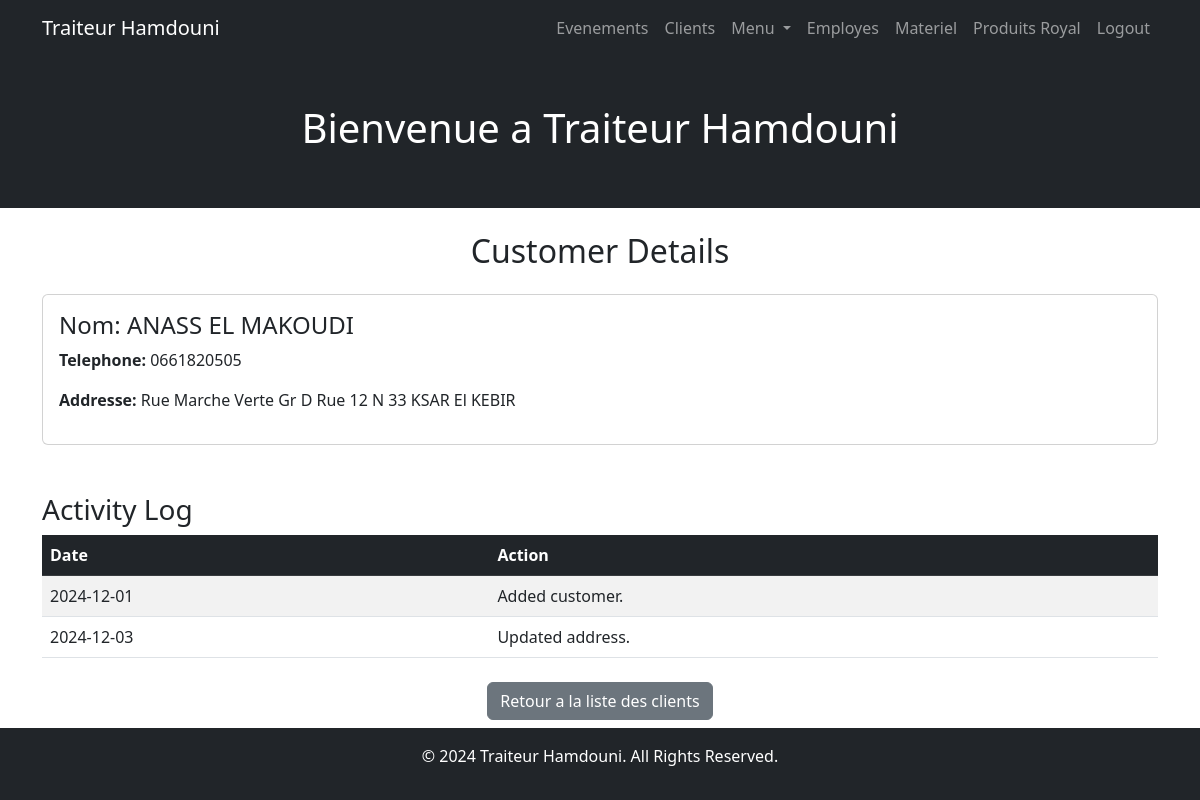
Page /client/customer-detail/1/ (signed in) on the committed database.
### client/models.py (models this page shows, shortened)
class Customer(models.Model):
    full_name = models.CharField(max_length=255, verbose_name="Full Name")
    phone_number = models.CharField(max_length=15, verbose_name="Phone Number")
    address = models.TextField(verbose_name="Address")

### client/views.py (the view)
# urls.py: path('customer-detail/<int:pk>/', customer_detail, name='customer_detail'),
def customer_detail(request, pk):
    customer = get_object_or_404(Customer, pk=pk)
    activity_logs = [
        {"date": "2024-12-01", "action": "Added customer."},
        {"date": "2024-12-03", "action": "Updated address."},
    ]  # Example logs for demonstration
    return render(request, 'client/customer_detail.html', {
        'customer': customer,
        'activity_logs': activity_logs,
    })

### client/templates/client/customer_detail.html (shortened to what this page needs)
{% extends 'base.html' %}
{% block content %}
<h2 class="text-center">Customer Details</h2>
<div class="card mt-4">
    <div class="card-body">
        <h4>Nom: {{ customer.full_name }}</h4>
        <p><strong>Telephone:</strong> {{ customer.phone_number }}</p>
        <p><strong>Addresse:</strong> {{ customer.address }}</p>
    </div>
</div>
<h3 class="mt-5">Activity Log</h3>
<table class="table table-striped">
    <thead class="table-dark">
        <tr>
            <th>Date</th>
            <th>Action</th>
        </tr>
    </thead>
    <tbody>
        {% for log in activity_logs %}
        <tr>
            <td>{{ log.date }}</td>
            <td>{{ log.action }}</td>
        </tr>
        {% empty %}
        <tr>
            <td colspan="2" class="text-center">No activity logged.</td>
        </tr>
        {% endfor %}
    </tbody>
</table>
<div class="text-center mt-4">
    <a href="{% url 'customer_list' %}" class="btn btn-secondary">Retour a la liste des clients</a>
</div>
{% endblock %}

### client/templates/base.html (style rules this page uses)
html, body { height: 100%; margin: 0; }
body { display: flex; flex-direction: column; }

### rows in the picture
Customer: full_name "ANASS EL MAKOUDI", phone_number "0661820505", address "Rue Marche Verte Gr D Rue 12 N 33 KSAR El KEBIR"

### other values in the picture
{{ log.date }} "2024-12-01" "2024-12-03"
{{ log.action }} "Added customer." "Updated address."
